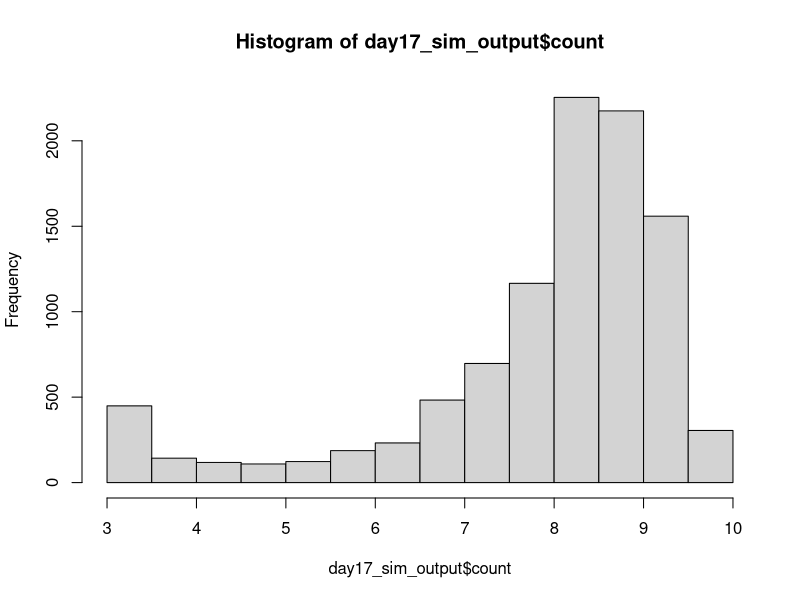
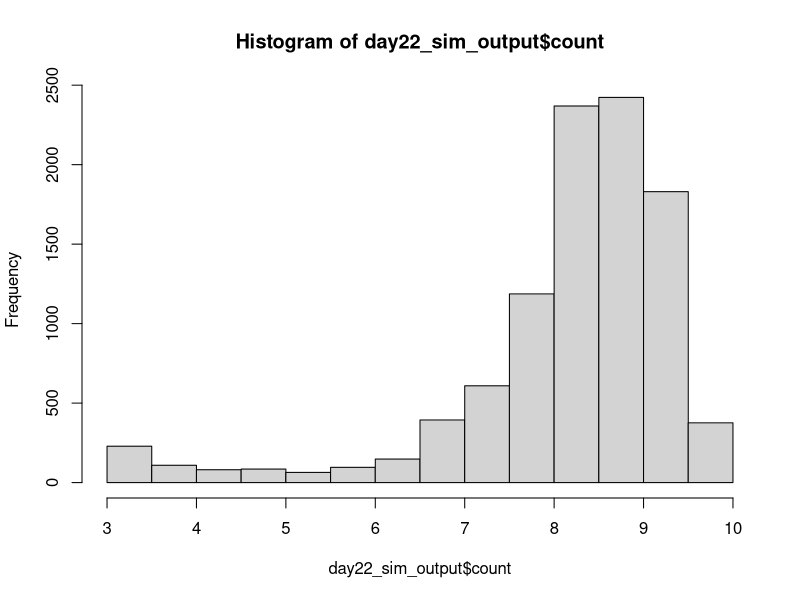

Recreate these plots in R, in order. (Note: this script raises an error after producing the figures.)
## ---------------------------Title---------------------------------------------
# CIDA Shelf Life Model

## ---------------------------Description---------------------------------------
# Project: CIDA Spinach 

# Description: 

## ---------------------------Packages------------------------------------------

#   Loading packages
library(dplyr); library(MASS); library(VGAM)

## ---------------------------Seed----------------------------------------------

#Set seed
set.seed(1)

## ---------------------------Inputs--------------------------------------------

#Load in data

strain_param <- read.csv("primary_model_parameters_strain_by_rep_2022_08_26.csv", header = TRUE)
apc_param <- read.csv("primary_model_parameters_apc_by_rep_2022_09_01.csv", header = TRUE)

mumax_secon <- read.csv("secondary_model_mumax_strain_by_rep_2022-09-01.csv", header = TRUE)
lag_secon <- read.csv("secondary_model_lag_strain_by_rep_2022_09_01.csv", header = TRUE)
mumax_secon$b_mu <- 1.4*mumax_secon$b_mu
lag_apc_secon <- read.csv("secondary_model_lag_apc_by_rep2022_09_01.csv", header = TRUE)

initial_count <- read.csv("initial_distribution_2022_08_24.csv", header = TRUE)
st_frequency <- read.csv("st_frequency_2022_05_18.csv", header = TRUE)

#Change strain parameters to lowercase 
strain_param$isolate <- tolower(strain_param$isolate)
apc_param$isolate <- tolower(apc_param$isolate)

mumax_secon$isolate <- tolower(mumax_secon$isolate)
lag_secon$isolate <- tolower(lag_secon$isolate)

#Initial Count Distribution: Log transforming initial count, and fitting a normal distribution to the data
initial_count_dist <- function(n){
  ans <- runif(n, min = initial_count$min, max = initial_count$max)
  return(ans)
}

#ST Distribution
isolates <- st_frequency$cida_isolates
st_prev <- st_frequency$frequency

st_dist <- function(n) {
ans <- sample(isolates, size = n, prob = st_prev, replace = T)
return(ans)
}

#Storage Temperature Distribution
temp_location <- 4
temp_shape <- 2.31

temp_dist <- function(n) {
  ans <- rlaplace(n, temp_location, temp_shape)
  for(i in 1:n)
  while (ans[i] < 0 | ans[i] > 10) {
    ans[i] <- rlaplace(1, temp_location, temp_shape)
  }
  return(ans)
}

#Primary Growth Models 


#Baranyi
baranyi <- function(day, log10n0, log10nmax, mumax, lag){
  log10n <- log10nmax + log10((-1 + exp(mumax * lag) + exp(mumax * day))/(exp(mumax * day) - 1 + exp(mumax * lag) * 10^(log10nmax - log10n0)))
}

#Baranyi without lag
baranyi_no_lag <- function(day, log10n0, log10nmax, mumax){
  log10n <- log10nmax - log10(1 + (10^(log10nmax - log10n0) - 1) * exp(-mumax * day))
}

#Buchanan
buchanan <- function(day, log10n0, log10nmax, mumax, lag){
  log10n <- log10n0 + (day >= lag) * (day <= (lag + (log10nmax - log10n0) * log(10) / mumax)) * mumax * (day - lag) / log(10) + (day >= lag) * (day>(lag + (log10nmax - log10n0) * log(10) / mumax)) * (log10nmax - log10n0)
}

#Buchanan without lag
buchanan_no_lag <- function(day, log10n0, log10nmax, mumax){
  log10n <- log10n0 + (day <= ((log10nmax - log10n0) * log(10) / mumax)) * mumax * day / log(10) + (day > ((log10nmax - log10n0) * log(10) / mumax)) * (log10nmax - log10n0)
}

#Gompertz
gompertz <- function(day, log10n0, log10nmax, mumax, lag){
  log10n <- log10n0 + (log10nmax - log10n0) * exp(-exp(mumax * exp(1) * (lag - day) / ((log10nmax - log10n0) * log(10)) + 1))
}


log10N_with_lag <- function(day, log10n0, log10nmax, mumax, lag, model) {
  ans <- numeric(length = length(day))
  for(i in seq_along(day)){
    if (model[i] == "baranyi") {
      ans[i] <- baranyi(day[i], log10n0[i], log10nmax[i], mumax[i], lag[i])
    }
    else if(model[i] == 'buchanan') {
      ans[i] <- buchanan(day[i], log10n0[i], log10nmax[i], mumax[i], lag[i])
    }
    else if(model[i] == "gompertz"){
      ans[i] <- gompertz(day[i], log10n0[i], log10nmax[i], mumax[i], lag[i])
    } 
    else{
      stop(paste0(model, " is not a valid model name. Must be one of Buchanan, Baranyi, Gompertz."))
    }
  }
  return(ans)
  
}

log10N_without_lag <- function(day, log10n0, log10nmax, mumax, model) {
  ans <- numeric(length = length(day))
  for(i in seq_along(day)){
    if (model[i] == "baranyi_no_lag") {
      ans[i] <- baranyi_no_lag(day[i], log10n0[i], log10nmax[i], mumax[i])
    }
    else if(model[i] == 'buchanan_no_lag') {
      ans[i] <- buchanan_no_lag(day[i], log10n0[i], log10nmax[i], mumax[i])
    }
    else{
      stop(paste0(model, " is not a valid model name. Must be one of Buchanan, Baranyi, Gompertz."))
    }
  }
  return(ans)
  
}

#Secondary model 

NewMu <- function(temp, b, temp_min) {
  sqrt_mu <- b*(temp - temp_min)
  ans <- sqrt_mu^2
  return(ans)
}

NewLag <- function(temp, b, temp_min) {
  sqrt_lag <- b*(temp - temp_min)
  ans <- sqrt_lag^2
  return(ans)
}

## ---------------------------Simulation Overview-------------------------------

n_packages <- 10000
n_sim <- n_packages
n_day <- 22

## ---------------Assigning Model Inputs----------------------------------------

#Assigning initial count, ST and temperature to each package
packages_sim <- data.frame(matrix(, nrow = n_sim, ncol = 9))
colnames(packages_sim) <- c("package", "initial_count", "storage_temp", "isolate", "isolate_rep", "model", "lag", "mu", "nmax")

packages_sim$package <- rep(1:n_packages)
packages_sim$initial_count <- initial_count_dist(n_sim)
packages_sim$storage_temp <- temp_dist(n_sim)
packages_sim$isolate <- st_dist(n_sim)
packages_sim$isolate_rep <- sample(1:3, n_sim, replace = TRUE)

#Assigning a growth model to each package. The selected model will be the best fitting model at 6˚C 
for(i in 1:n_sim){
  strain_index <- which(packages_sim$isolate[i] == strain_param$isolate & packages_sim$isolate_rep[i] == strain_param$rep & 6 == strain_param$temp)
  packages_sim$model[i] <- strain_param$model_type[strain_index]
}

#Assign lag to each package

for(i in 1:n_sim){
  rep <- packages_sim$isolate_rep[i]
  if(packages_sim$isolate[i] == "s12-0180"){
    rep <- sample(c(1, 3), 1, replace = TRUE)
  } else if (packages_sim$isolate[i] == "s12-0184"){
    rep <- 1
  } else if (packages_sim$isolate[i] == "s12-0132"){
    rep <- 3
  }  else {
    rep <- rep
  }
  apc_lag <- 0
  strain_index <- which(packages_sim$isolate[i] == lag_secon$isolate & rep == lag_secon$rep)
  strain_lag <- NewLag(packages_sim$storage_temp[i], lag_secon$b_mu[strain_index], lag_secon$temp_min_mu[strain_index])
  strain_lag <- ifelse(packages_sim$isolate[i] == "s12-0166", 0, strain_lag)
  packages_sim$lag[i] <- runif(n = 1, min = min(strain_lag, apc_lag), max = max(strain_lag, apc_lag))
  packages_sim$lag[i] <- packages_sim$lag[i]
}

packages_sim$lag <- ifelse(packages_sim$model %in% c("baranyi_no_lag", "buchanan_no_lag"), NA, packages_sim$lag)

#Assign mumax to each package
for(i in 1:n_sim){
  rep <- ifelse(packages_sim$isolate[i] == "s12-0141", 1, packages_sim$isolate_rep[i])
  strain_index <- which(packages_sim$isolate[i] == mumax_secon$isolate & rep == mumax_secon$rep)
  package_mu <- NewMu(packages_sim$storage_temp[i], mumax_secon$b_mu[strain_index], mumax_secon$temp_min_mu[strain_index])
  packages_sim$mu[i] <- package_mu
}

#Assign nmax to each package
for(i in 1:n_sim){
  rep <- packages_sim$isolate_rep[i]
strain_index <- which(packages_sim$isolate[i] == strain_param$isolate & rep == strain_param$rep & 6 == strain_param$temp)
apc_index <- which(packages_sim$isolate[i] == apc_param$isolate & rep == apc_param$rep & 6 == apc_param$temp)
strain_nmax <- strain_param$nmax[strain_index]
apc_nmax <- apc_param$nmax[strain_index]
packages_sim$nmax[i] <- runif(n = 1, strain_nmax, apc_nmax)
}

## ----------------Assessing Growth Over Shelf Life-----------------------------

models_with_lag <- c("baranyi", "buchanan", "gompertz")

shelf_life_sim <- packages_sim[rep(seq_len(nrow(packages_sim)), each = 22), ]
rownames(shelf_life_sim) <- 1:nrow(shelf_life_sim)
shelf_life_sim["day"] <- rep(1:n_day, times = n_sim)
shelf_life_sim["count"] <- NA

shelf_life_sim[is.na(shelf_life_sim$lag), ] <- shelf_life_sim[is.na(shelf_life_sim$lag), ] %>% 
  mutate(count = log10N_without_lag(day, initial_count, nmax, mu, model))

shelf_life_sim[!is.na(shelf_life_sim$lag), ] <- shelf_life_sim[!is.na(shelf_life_sim$lag), ] %>% 
  mutate(count = log10N_with_lag(day, initial_count, nmax, mu, lag, model))

## --------------------------------Plotting Outcome-----------------------------

day17_sim_output <- shelf_life_sim %>%
  filter(day == 17)

h17 <- hist(day17_sim_output$count)
h17


day22_sim_output <- shelf_life_sim %>%
  filter(day == 22)

h22 <- hist(day22_sim_output$count)
h22

## --------------------------------Threshold------------------------------------

sa_temp <- shelf_life_sim %>%
  group_by(day) %>%
  summarise(prop_fail = sum(count > 7.6)/n_packages) %>%
  mutate(adj = 1.4) %>%
  mutate(param = "b_mumax")

## --------------------------------Export---------------------------------------

date <- Sys.Date()
date <- gsub("-", "_", date)
file_name <- paste0("output/sa_b_mumax_", date,".csv")
  
write.table(sa_temp, file_name, sep = ",", col.names = !file.exists(file_name), append = T, row.names = FALSE)
